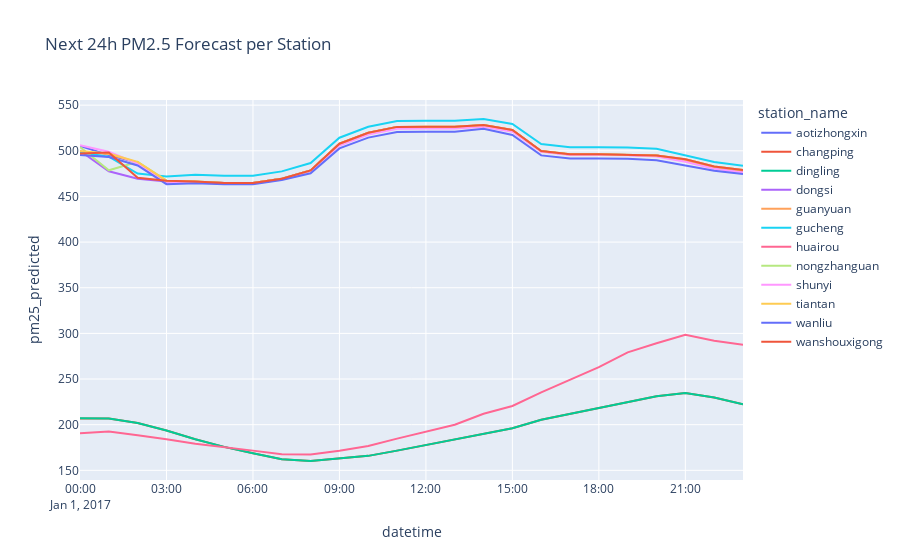

Notebook code cell kept with this figure:
### Code cell
combined = pd.concat(forecast_results.values(), ignore_index=True)
station_map = dict(enumerate(station_dtype.categories))
combined["station_name"] = combined["station_code"].map(station_map)
combined["datetime"] = pd.to_datetime(combined["datetime"]).dt.to_pydatetime()

fig = px.line(
    combined,
    x="datetime",
    y="pm25_predicted",
    color="station_name",
    title="Next 24h PM2.5 Forecast per Station",
)
fig.show()
